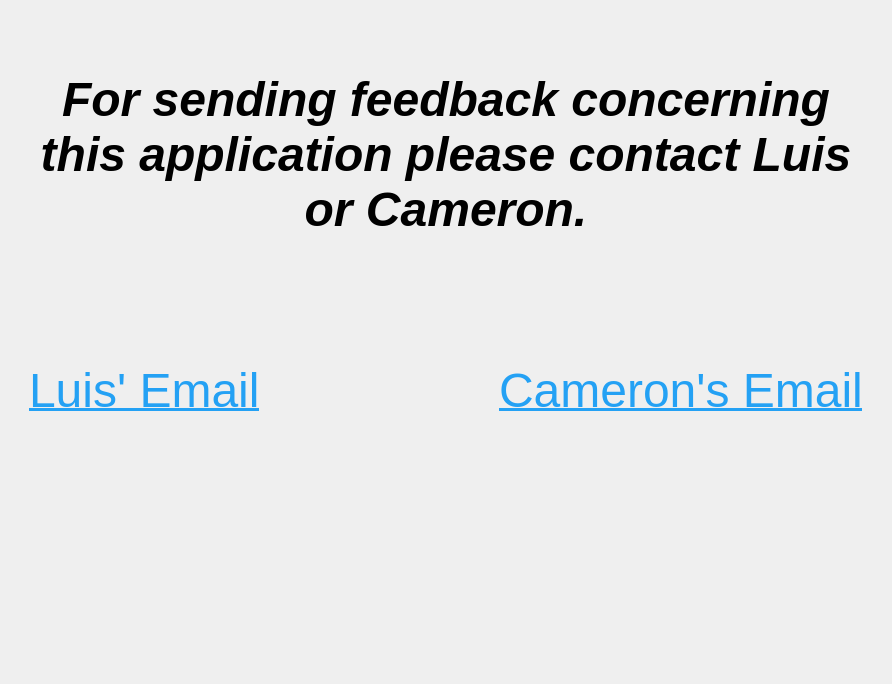
<?xml version="1.0" encoding="UTF-8"?>
<ui version="4.0">
 <class>feedbackTabWidget</class>
 <widget class="QWidget" name="feedbackTabWidget">
  <property name="geometry">
   <rect>
    <x>0</x>
    <y>0</y>
    <width>892</width>
    <height>684</height>
   </rect>
  </property>
  <property name="windowTitle">
   <string>feedback</string>
  </property>
  <layout class="QVBoxLayout" name="verticalLayout">
   <item>
    <widget class="QWidget" name="widget" native="true">
     <layout class="QHBoxLayout" name="horizontalLayout">
      <item>
       <widget class="QLabel" name="label">
        <property name="text">
         <string>&lt;html&gt;&lt;head/&gt;&lt;body&gt;&lt;p align=&quot;center&quot;&gt;&lt;span style=&quot; font-size:36pt; font-weight:700; font-style:italic;&quot;&gt;For sending feedback concerning this application please contact Luis or Cameron.&lt;/span&gt;&lt;/p&gt;&lt;p align=&quot;center&quot;&gt;&lt;br/&gt;&lt;/p&gt;&lt;/body&gt;&lt;/html&gt;</string>
        </property>
        <property name="textFormat">
         <enum>Qt::TextFormat::RichText</enum>
        </property>
        <property name="alignment">
         <set>Qt::AlignmentFlag::AlignJustify|Qt::AlignmentFlag::AlignVCenter</set>
        </property>
        <property name="wordWrap">
         <bool>true</bool>
        </property>
       </widget>
      </item>
     </layout>
    </widget>
   </item>
   <item>
    <widget class="QWidget" name="widget_2" native="true">
     <layout class="QHBoxLayout" name="horizontalLayout_2">
      <item>
       <widget class="QWidget" name="widget_3" native="true">
        <layout class="QHBoxLayout" name="horizontalLayout_4">
         <item alignment="Qt::AlignmentFlag::AlignLeft|Qt::AlignmentFlag::AlignTop">
          <widget class="QLabel" name="label_2">
           <property name="text">
            <string>&lt;html&gt;&lt;head/&gt;&lt;body&gt;&lt;p&gt;&lt;a href=&quot;luisrosarioalers@gmail.com&quot;&gt;&lt;span style=&quot; font-size:36pt; text-decoration: underline; color:#24a1f4;&quot;&gt;Luis' Email&lt;/span&gt;&lt;/a&gt;&lt;/p&gt;&lt;/body&gt;&lt;/html&gt;</string>
           </property>
          </widget>
         </item>
        </layout>
       </widget>
      </item>
      <item alignment="Qt::AlignmentFlag::AlignRight">
       <widget class="QWidget" name="widget_4" native="true">
        <layout class="QHBoxLayout" name="horizontalLayout_3">
         <item alignment="Qt::AlignmentFlag::AlignRight|Qt::AlignmentFlag::AlignTop">
          <widget class="QLabel" name="label_3">
           <property name="text">
            <string>&lt;!DOCTYPE HTML PUBLIC &quot;-//W3C//DTD HTML 4.0//EN&quot; &quot;http://www.w3.org/TR/REC-html40/strict.dtd&quot;&gt;
&lt;html&gt;&lt;head&gt;&lt;meta name=&quot;qrichtext&quot; content=&quot;1&quot; /&gt;&lt;meta charset=&quot;utf-8&quot; /&gt;&lt;style type=&quot;text/css&quot;&gt;
p, li { white-space: pre-wrap; }
hr { height: 1px; border-width: 0; }
li.unchecked::marker { content: &quot;\2610&quot;; }
li.checked::marker { content: &quot;\2612&quot;; }
&lt;/style&gt;&lt;/head&gt;&lt;body style=&quot; font-family:'Segoe UI'; font-size:9pt; font-weight:400; font-style:normal;&quot;&gt;
&lt;p style=&quot; margin-top:0px; margin-bottom:0px; margin-left:0px; margin-right:0px; -qt-block-indent:0; text-indent:0px;&quot;&gt;&lt;a href=&quot;cam3r0n.m0rgan@gmail.com&quot;&gt;&lt;span style=&quot; font-size:36pt; text-decoration: underline; color:#24a1f4;&quot;&gt;Cameron's Email&lt;/span&gt;&lt;/a&gt;&lt;/p&gt;&lt;/body&gt;&lt;/html&gt;</string>
           </property>
          </widget>
         </item>
        </layout>
       </widget>
      </item>
     </layout>
    </widget>
   </item>
  </layout>
 </widget>
 <resources>
  <include location="icons.qrc"/>
 </resources>
 <connections/>
</ui>
